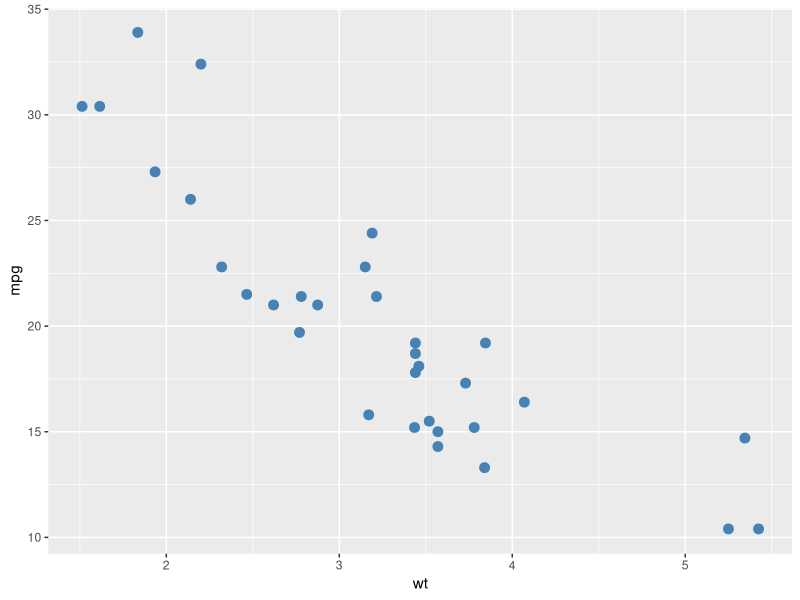
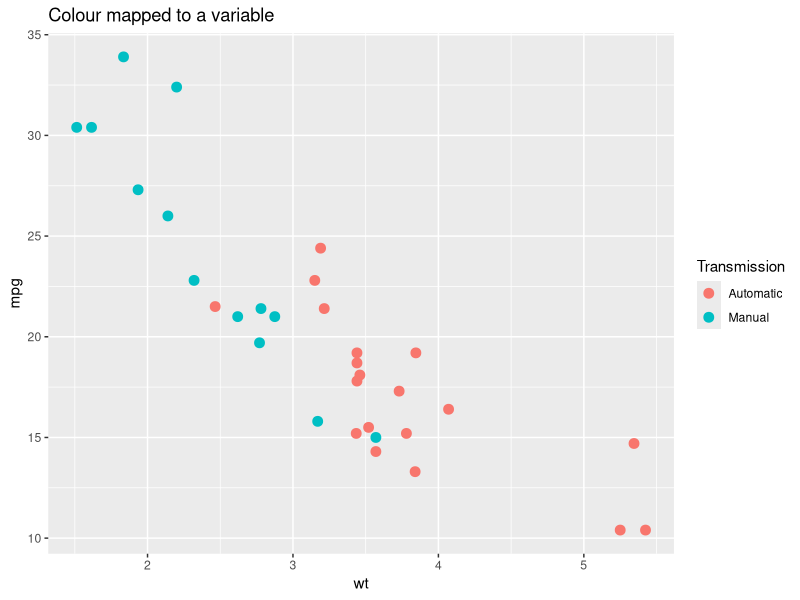
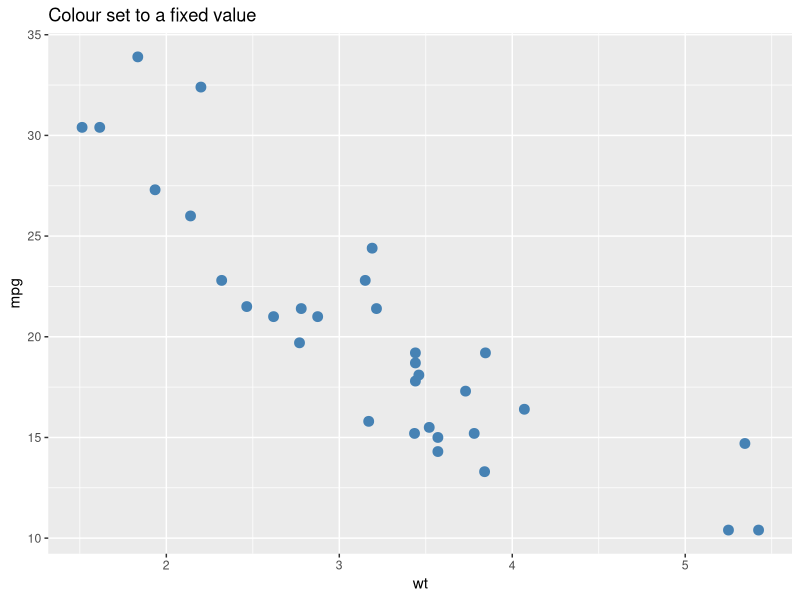
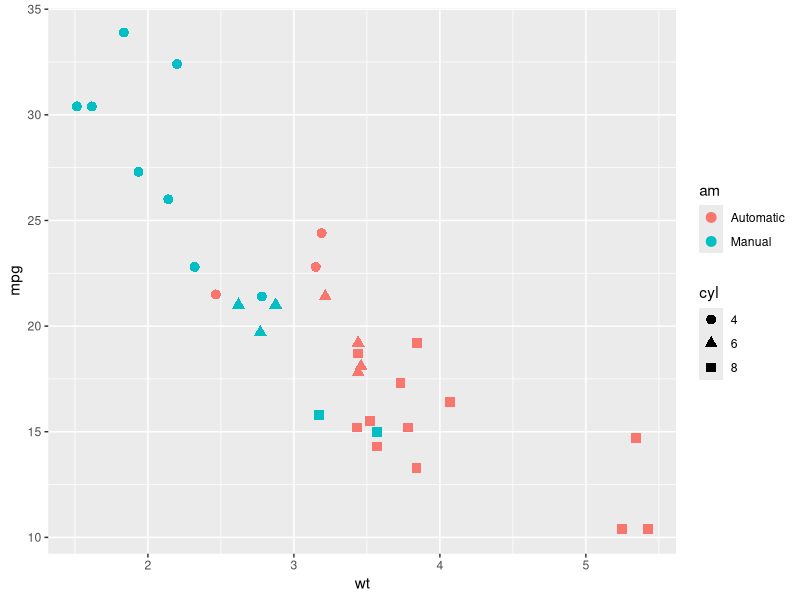
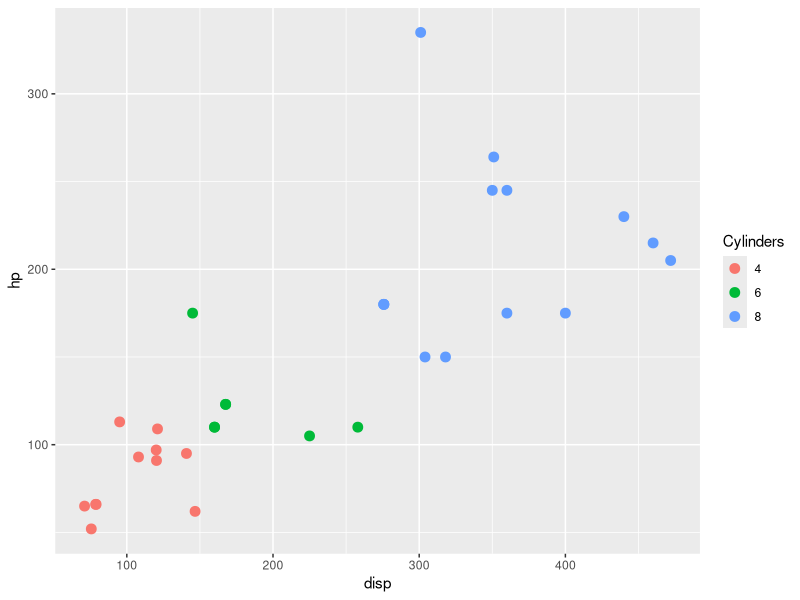
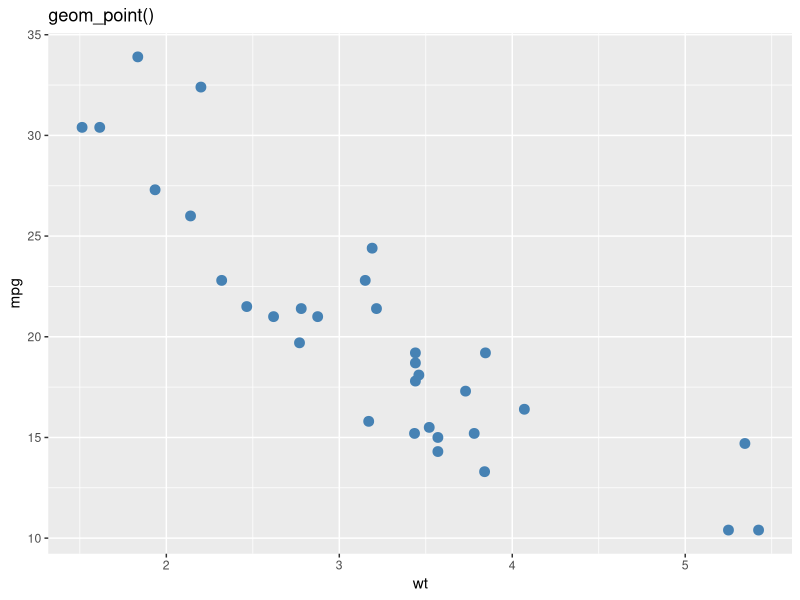
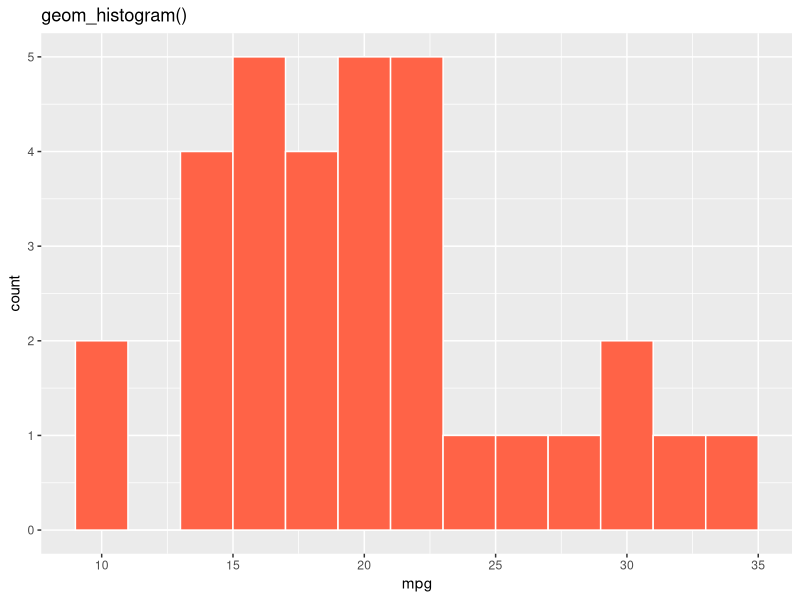
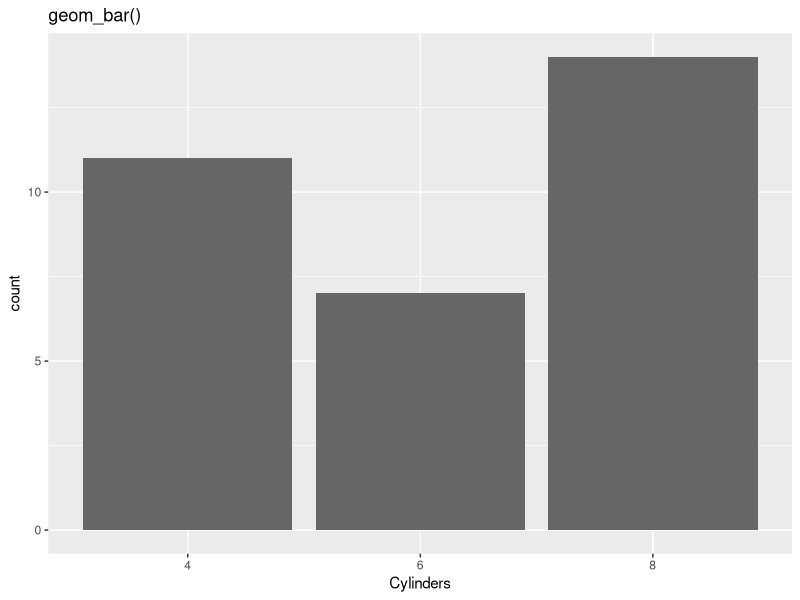

Write the R code that produced these figures, in order.
## ---- chunk 1
library(knitr)
library(ggplot2)
library(dplyr)
library(patchwork)  # for combining multiple plots into one layout
library(tibble)

opts_chunk$set(echo = TRUE, message = FALSE, warning = FALSE)

cars <- mtcars %>%
  rownames_to_column(var = "car") %>%   # move row names (car models) into a real column
  mutate(
    cyl = factor(cyl),                  # treat cylinder count as a category, not a number
    gear = factor(gear),                # same for number of gears
    am = factor(am, levels = c(0, 1), labels = c("Automatic", "Manual"))  # give 0/1 readable labels
  )
## ---- chunk 2
glimpse(cars)
## ---- chunk 3
ggplot(cars, aes(x = wt, y = mpg)) +  # aes() maps columns to x and y axes
  geom_point(size = 3, color = "steelblue")  # fixed size and colour for all points
## ---- chunk 4
mapped_plot <- ggplot(cars, aes(x = wt, y = mpg, color = am)) +  # color inside aes() = data-driven
  geom_point(size = 3) +
  labs(title = "Colour mapped to a variable", color = "Transmission")

mapped_plot
## ---- chunk 5
set_plot <- ggplot(cars, aes(x = wt, y = mpg)) +
  geom_point(size = 3, color = "steelblue") +  # color outside aes() = fixed value for all points
  labs(title = "Colour set to a fixed value")

set_plot
## ---- chunk 6
ggplot(cars, aes(x = wt, y = mpg, color = am, shape = cyl)) +  # two aesthetics mapped at once
  geom_point(size = 3)
## ---- chunk 7
ggplot(cars, aes(x = disp, y = hp, color = cyl)) +  # cyl mapped to color (inside aes)
  geom_point(size = 3) +                             # size set to fixed value (outside aes)
  labs(color = "Cylinders")                          # rename the colour legend
## ---- chunk 8
scatter_geom <- ggplot(cars, aes(x = wt, y = mpg)) +
  geom_point(color = "steelblue", size = 3) +
  labs(title = "geom_point()")

scatter_geom
## ---- chunk 9
hist_geom <- ggplot(cars, aes(x = mpg)) +
  geom_histogram(binwidth = 2, fill = "tomato", color = "white") +  # binwidth controls bar width; color is bar border
  labs(title = "geom_histogram()")

hist_geom
## ---- chunk 10
bar_geom <- ggplot(cars, aes(x = cyl)) +
  geom_bar(fill = "grey40") +   # geom_bar() counts rows per category automatically
  labs(title = "geom_bar()", x = "Cylinders")

bar_geom
## ---- chunk 11
box_geom <- ggplot(cars, aes(x = cyl, y = mpg)) +
  geom_boxplot(fill = "khaki") +
  labs(title = "geom_boxplot()", x = "Cylinders")

box_geom
## ---- chunk 12
ggplot(cars, aes(x = cyl, y = mpg, fill = cyl)) +
  geom_boxplot(alpha = 0.5, outlier.shape = NA) +  # alpha = transparency; NA hides outlier dots so jitter shows them instead
  geom_jitter(width = 0.15, alpha = 0.75, size = 2) +  # small width keeps points within their group
  labs(x = "Cylinders", y = "Miles per gallon", fill = "Cylinders")
## ---- chunk 13
ggplot(cars, aes(x = wt, y = mpg)) +
  geom_point(aes(color = am), size = 3) +
  geom_smooth(method = "lm", se = FALSE, color = "black", linewidth = 0.8) +  # lm = linear trend line; se = FALSE hides confidence ribbon
  geom_text(
    data = cars %>% filter(mpg > 30 | wt > 5),  # only label the extreme/interesting cars
    aes(label = car),
    check_overlap = TRUE,  # skip labels that would overlap each other
    nudge_y = 1,           # shift labels slightly above their points
    size = 3
  ) +
  labs(color = "Transmission")
## ---- chunk 14
ggplot(cars, aes(x = gear, y = mpg)) +
  geom_boxplot(fill = "grey85", outlier.shape = NA) +       # hide outlier dots; jitter will show all points
  geom_jitter(aes(color = am), width = 0.15, size = 2.5, alpha = 0.85) +  # color mapped per-geom, not inherited
  labs(x = "Gears", y = "Miles per gallon", color = "Transmission")
## ---- chunk 15
numeric_default <- ggplot(cars, aes(x = hp, y = mpg)) +
  geom_point(size = 3, color = "grey40") +
  labs(title = "Default numeric scales")

numeric_default
## ---- chunk 16
numeric_scaled <- ggplot(cars, aes(x = hp, y = mpg)) +
  geom_point(size = 3, color = "grey40") +
  scale_x_continuous(breaks = seq(50, 350, by = 50)) +  # seq() generates tick positions: 50, 100, 150 ...
  scale_y_continuous(breaks = seq(10, 35, by = 5)) +
  labs(title = "Custom numeric breaks")

numeric_scaled
## ---- chunk 17
default_order_plot <- ggplot(cars, aes(x = factor(cyl), y = mpg)) +
  geom_boxplot(fill = "grey80") +
  labs(title = "Default order", x = "Cylinders")

default_order_plot
## ---- chunk 18
reordered_plot <- ggplot(cars, aes(x = reorder(factor(cyl), mpg, median), y = mpg)) +  # reorder(variable, by_what, function)
  geom_boxplot(fill = "tomato") +
  labs(title = "Reordered by median mpg", x = "Cylinders")

reordered_plot
## ---- chunk 19
color_scale_plot <- ggplot(cars, aes(x = wt, y = mpg, color = hp)) +
  geom_point(size = 4) +
  scale_color_gradient(low = "skyblue", high = "firebrick") +  # low hp = blue, high hp = red
  labs(title = "Continuous colour scale", color = "Horsepower")

mean_mpg_by_cyl_gear <- cars %>%
  group_by(cyl, gear) %>%
  summarise(mean_mpg = mean(mpg), .groups = "drop")  # .groups = "drop" removes grouping after summarise

color_scale_plot
## ---- chunk 20
fill_scale_plot <- ggplot(mean_mpg_by_cyl_gear, aes(x = cyl, y = gear, fill = mean_mpg)) +
  geom_tile(color = "white", linewidth = 0.8) +                          # color here is the tile border, not fill
  geom_text(aes(label = round(mean_mpg, 1)), color = "white", fontface = "bold") +  # overlay value labels on tiles
  scale_fill_gradient(low = "khaki1", high = "darkgreen") +
  labs(
    title = "Continuous fill scale",
    x = "Cylinders",
    y = "Gears",
    fill = "Mean mpg"
  )

fill_scale_plot
## ---- chunk 21
styled_plot <- ggplot(cars, aes(x = wt, y = mpg, color = am)) +
  geom_point(size = 3) +
  labs(
    title = "Heavier cars tend to have lower fuel efficiency",
    subtitle = "Transmission highlights one part of the pattern in mtcars",
    x = "Weight (1000 lb)",
    y = "Miles per gallon",
    color = "Transmission"
  ) +
  theme_minimal(base_size = 12) +  # clean background; base_size scales all text proportionally
  theme(legend.position = "top")   # move legend above the plot

styled_plot
## ---- chunk 22
dashboard_plot <- (styled_plot / (reordered_plot | fill_scale_plot)) +  # / stacks rows; inner | places side by side
  plot_annotation(
    title = "Three views of the mtcars dataset",
    subtitle = "Scatter plot, reordered box plot, and summary heatmap",
    caption = "Data source: mtcars"
  ) +
  plot_layout(guides = "collect")  # merge duplicate legends into one shared legend

dashboard_plot
## ---- chunk 23
png_file <- tempfile("mtcars-plot-", fileext = ".png")  # tempfile() creates a safe throwaway path
pdf_file <- tempfile("mtcars-plot-", fileext = ".pdf")

ggsave(filename = png_file, plot = styled_plot, width = 8, height = 5, dpi = 300)  # dpi = resolution; 300 is print quality
ggsave(filename = pdf_file, plot = styled_plot, width = 8, height = 5)             # PDF is vector so dpi is irrelevant

png_file  # print the path so you can inspect the saved file
pdf_file
## ---- chunk 24
fuel_scatter <- ggplot(cars, aes(x = wt, y = mpg, color = hp)) +
  geom_point(size = 3) +
  scale_color_gradient(low = "lightblue", high = "darkred") +  # encodes a third variable (hp) through colour
  labs(
    title = "Fuel efficiency vs weight",
    x = "Weight (1000 lb)",
    y = "Miles per gallon",
    color = "Horsepower"
  )

fuel_boxplot <- ggplot(cars, aes(x = reorder(factor(cyl), mpg, median), y = mpg, fill = am)) +  # sort cylinders by median mpg
  geom_boxplot() +
  labs(
    title = "Fuel efficiency by cylinder count",
    x = "Cylinders",
    y = "Miles per gallon",
    fill = "Transmission"
  )

fuel_scatter | fuel_boxplot  # combine the two panels side by side
